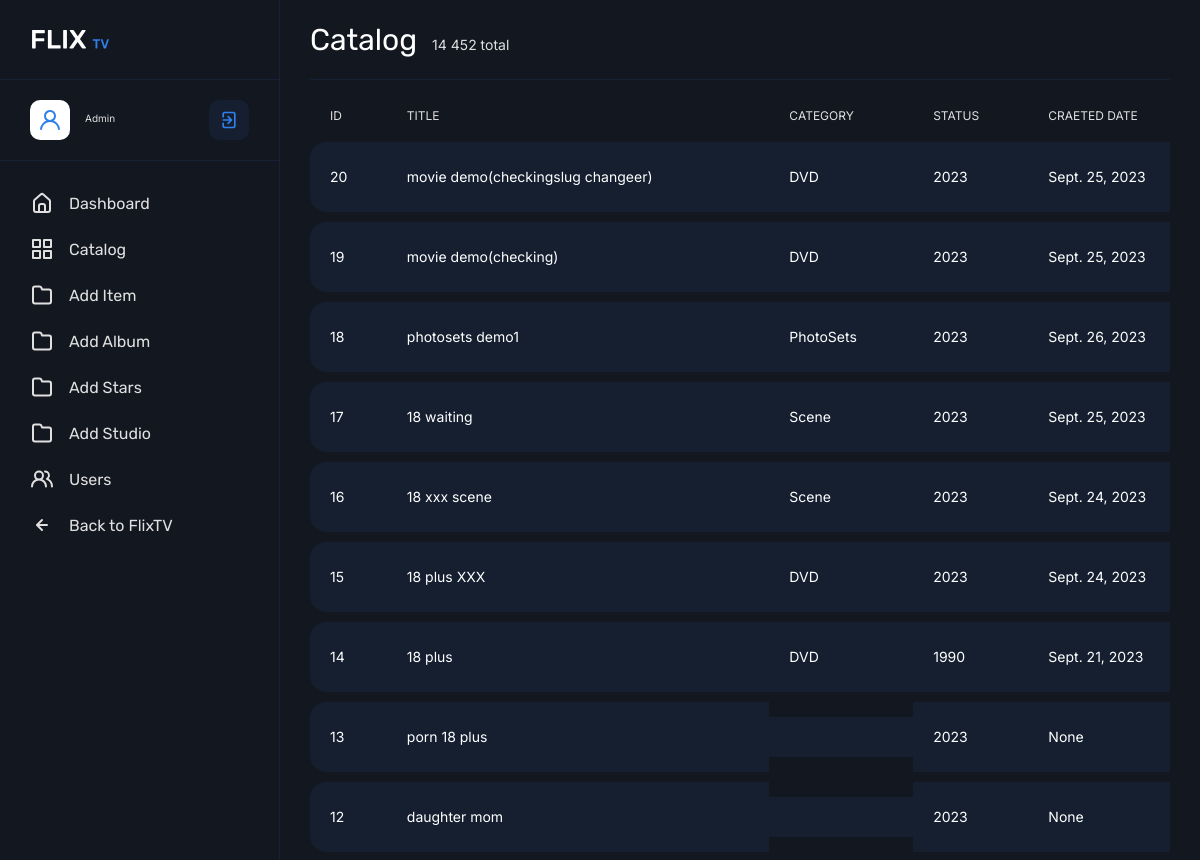
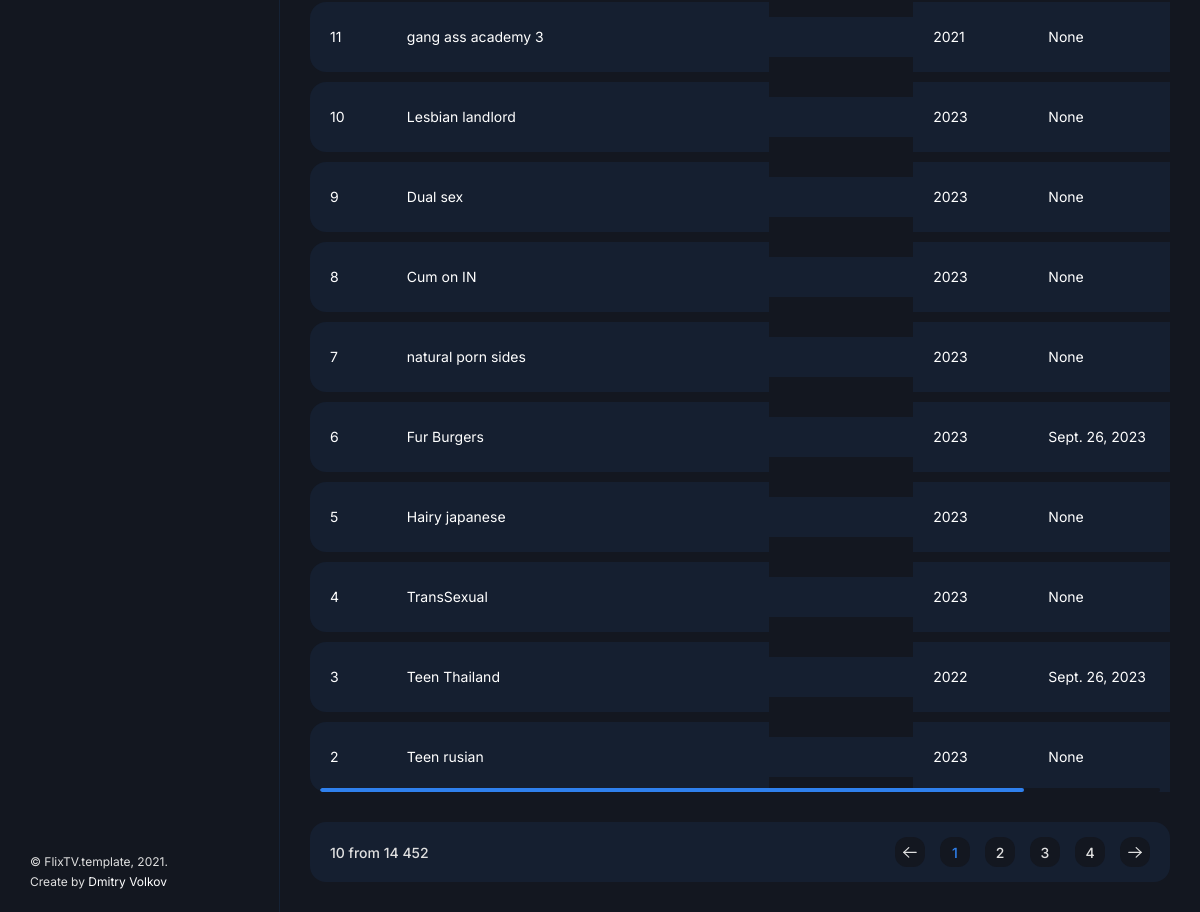
Page /adminpage/catalog/ (signed in) on the earlier database version (2 pictures, top to bottom).
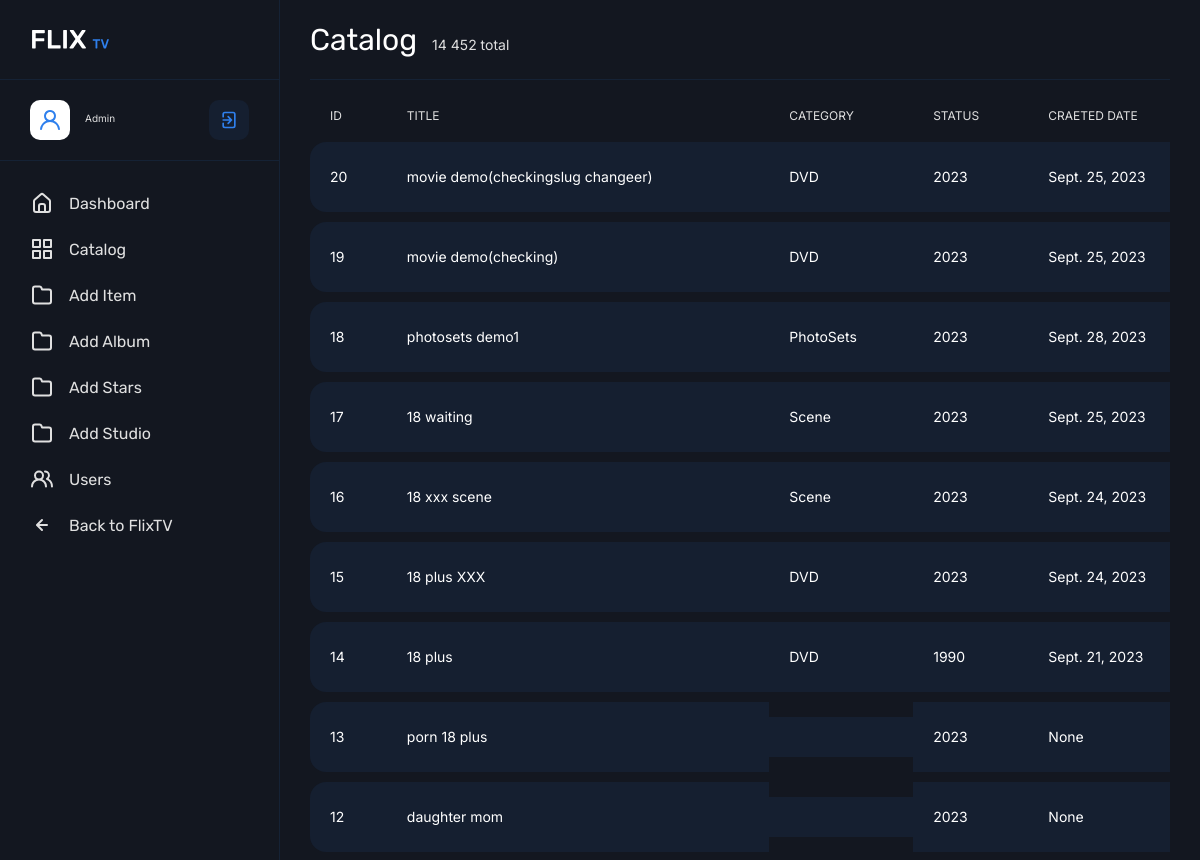
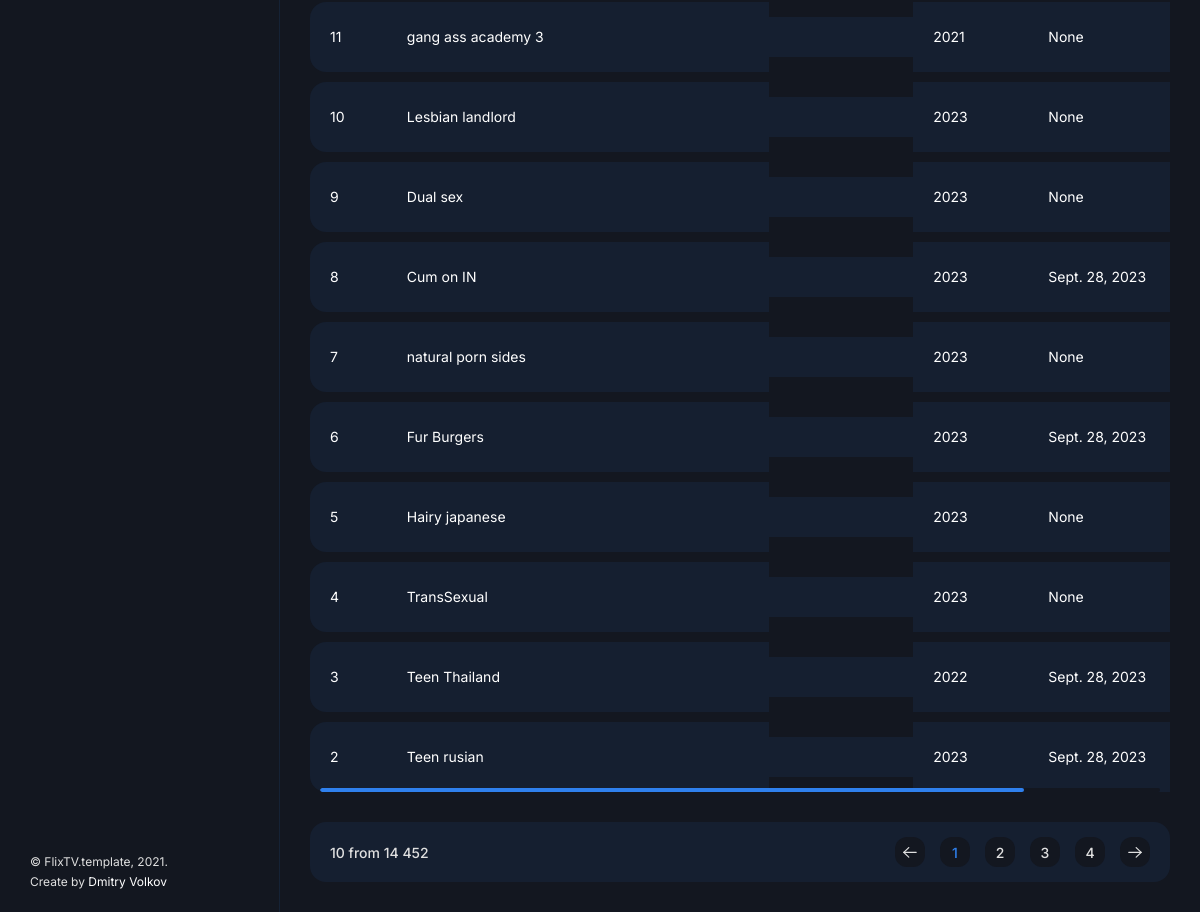
Same page on the later database version (2 pictures, top to bottom).
### indexapp/models.py (models this page shows, shortened)
class MovieDetail(models.Model):
    movie_name=models.CharField(max_length=100)
    year=models.IntegerField()
    stars=models.ManyToManyField(StarsModel,related_name='stars',blank=True)
    quality=models.CharField(max_length=50,default=False)
    type=models.CharField(max_length=20,blank=True)
    coverphoto=models.ImageField(upload_to='coverphoto/',null=True)
    duration=models.IntegerField(null=True,blank=True)
    short_description=models.TextField(max_length=100000)
    images=models.ManyToManyField(ImagesModel,related_name='related_images')
    trailer=models.FileField(upload_to='trailer/',blank=True,null=True)
    price=models.FloatField()
    genre=models.ManyToManyField(Category)
    studio=models.ForeignKey(StudioModel,on_delete=models.CASCADE,blank=True,null=True)
    slug=models.SlugField(unique=True,blank=False)
    link=models.URLField(unique=False,blank=True, default=False)
    created_at=models.DateField(auto_now=True,null=True)

### owner/views.py (the view)
# urls.py: path('catalog/',views.catalog,name='catalog'),
@user_passes_test(is_superadmin)
def catalog(request):
    movie_details=MovieDetail.objects.all().order_by('-id')
    context={
      'item':movie_details
    }
    return render(request,'owner/catalog.html',context)

### detailapp/context_processors.py (called while the page is built, shortened)
def counter(request):
    cart_count=0
    if 'admin' in request.path:
        return {}
    return dict(cart_count=cart_count)

### owner/views.py (called while the page is built)
def is_superadmin(user):
    return user.is_authenticated and user.is_superadmin

### templates/owner/catalog.html (shortened to what this page needs)
{% extends 'owner/base.html' %}
{% load static %}
{% block content %}
	<main class="main">
		<div class="container-fluid">
			<div class="row">
				<div class="col-12">
					<div class="main__title">
						<h2>Catalog</h2>
						<span class="main__title-stat">14 452 total</span>
					</div>
				</div>
				<div class="col-12">
					<div class="main__table-wrap">
						<table class="main__table">
							<thead>
								<tr>
									<th>ID</th>
									<th>TITLE</th>
									<th>CATEGORY</th>
									<th>STATUS</th>
									<th>CRAETED DATE</th>
								</tr>
							</thead>
							<tbody>
								<tr>
									{% for data in item %}
									<td>
										<div class="main__table-text">{{data.id}}</div>
									</td>
									<td>
										<div class="main__table-text"><a href="#">{{data.movie_name}}</a></div>
									</td>
									<td>
										<div class="main__table-text">{{data.type}}</div>
									</td>
									<td>
										<div class="main__table-text">{{data.year}}</div>
									</td>
									<td>
										<div class="main__table-text">{{data.created_at}}</div>
									</td>
								</tr>
								{% endfor %}
															</tbody>
						</table>
					</div>
				</div>
				<div class="col-12">
					<div class="paginator">
						<span class="paginator__pages">10 from 14 452</span>
						<ul class="paginator__paginator">
							<li>
								<a href="#">
								</a>
							</li>
							<li class="active"><a href="#">1</a></li>
							<li><a href="#">2</a></li>
							<li><a href="#">3</a></li>
							<li><a href="#">4</a></li>
							<li>
								<a href="#">
								</a>
							</li>
						</ul>
					</div>
				</div>
			</div>
		</div>
	</main>
	{% endblock %}

### templates/owner/base.html (shortened to what this page needs)
{% load static %}
<!DOCTYPE html>
<html lang="en">
<head>
	<link rel="stylesheet" href="{% static 'css/bootstrap-reboot.min.css' %}">
	<link rel="stylesheet" href="{% static 'css/bootstrap-grid.min.css' %}">
	<link rel="stylesheet" href="{% static 'css/magnific-popup.css' %}">
	<link rel="stylesheet" href="{% static 'css/select2.min.css' %}">
	<link rel="stylesheet" href="{% static 'css/admin.css' %}">
</head>
<body>
    {% include 'owner/include/header.html' %}
    {% block content %}
    {% endblock %}
</body>
</html>

### templates/owner/include/header.html (shortened to what this page needs)
{% load static %}
	<div class="sidebar">
		<a href="{% url 'home' %}" class="sidebar__logo">
			<img src="{% static 'img/logo.svg' %}" alt="">
		</a>
		<div class="sidebar__user">
			<div class="sidebar__user-img">
				<img src="{% static 'img/user.svg' %}" alt="">
			</div>
			<div class="sidebar__user-title">
				<span>Admin</span>
			</div>
			<button class="sidebar__user-btn" type="button">
			</button>
		</div>
		<ul class="sidebar__nav">
			<li class="sidebar__nav-item">
				<a href="{% url 'dashboard' %}" class="sidebar__nav-link sidebar__{{ dashboard }}"> <span>Dashboard</span></a>
			</li>
			<li class="sidebar__nav-item">
				<a href="{% url 'catalog' %}" class="sidebar__nav-link"> <span>Catalog</span></a>
			</li>
			<li class="sidebar__nav-item">
				<a class="sidebar__nav-link" href="{% url 'add_item' %}"   ><svg xmlns="http://www.w3.org/2000/svg" viewBox="0 0 24 24"><path d="M19,5.5H12.72l-.32-1a3,3,0,0,0-2.84-2H5a3,3,0,0,0-3,3v13a3,3,0,0,0,3,3H19a3,3,0,0,0,3-3V8.5A3,3,0,0,0,19,5.5Zm1,13a1,1,0,0,1-1,1H5a1,1,0,0,1-1-1V5.5a1,1,0,0,1,1-1H9.56a1,1,0,0,1,.95.68l.54,1.64A1,1,0,0,0,12,7.5h7a1,1,0,0,1,1,1Z"/></svg> <span>Add Item</span> </a>
					</li>
					<li class="sidebar__nav-item">
						<a class="sidebar__nav-link" href="{% url 'add_album' %}"   ><svg xmlns="http://www.w3.org/2000/svg" viewBox="0 0 24 24"><path d="M19,5.5H12.72l-.32-1a3,3,0,0,0-2.84-2H5a3,3,0,0,0-3,3v13a3,3,0,0,0,3,3H19a3,3,0,0,0,3-3V8.5A3,3,0,0,0,19,5.5Zm1,13a1,1,0,0,1-1,1H5a1,1,0,0,1-1-1V5.5a1,1,0,0,1,1-1H9.56a1,1,0,0,1,.95.68l.54,1.64A1,1,0,0,0,12,7.5h7a1,1,0,0,1,1,1Z"/></svg> <span>Add Album</span> </a>
							</li>
					<li class="sidebar__nav-item">
						<a class="sidebar__nav-link" href="{% url 'add_stars' %}"   ><svg xmlns="http://www.w3.org/2000/svg" viewBox="0 0 24 24"><path d="M19,5.5H12.72l-.32-1a3,3,0,0,0-2.84-2H5a3,3,0,0,0-3,3v13a3,3,0,0,0,3,3H19a3,3,0,0,0,3-3V8.5A3,3,0,0,0,19,5.5Zm1,13a1,1,0,0,1-1,1H5a1,1,0,0,1-1-1V5.5a1,1,0,0,1,1-1H9.56a1,1,0,0,1,.95.68l.54,1.64A1,1,0,0,0,12,7.5h7a1,1,0,0,1,1,1Z"/></svg> <span>Add Stars </a>
							</li>
					<li class="sidebar__nav-item">
						<a class="sidebar__nav-link" href="{% url 'add_studio' %}"   ><svg xmlns="http://www.w3.org/2000/svg" viewBox="0 0 24 24"><path d="M19,5.5H12.72l-.32-1a3,3,0,0,0-2.84-2H5a3,3,0,0,0-3,3v13a3,3,0,0,0,3,3H19a3,3,0,0,0,3-3V8.5A3,3,0,0,0,19,5.5Zm1,13a1,1,0,0,1-1,1H5a1,1,0,0,1-1-1V5.5a1,1,0,0,1,1-1H9.56a1,1,0,0,1,.95.68l.54,1.64A1,1,0,0,0,12,7.5h7a1,1,0,0,1,1,1Z"/></svg> <span>Add Studio</span> </a>
							</li>
			<li class="sidebar__nav-item">
				<a href="{% url 'user_list' %}" class="sidebar__nav-link"> <span>Users</span></a>
			</li>
			<li class="sidebar__nav-item">
				<a href="{% url 'home' %}" class="sidebar__nav-link"><svg xmlns="http://www.w3.org/2000/svg" viewBox="0 0 24 24"><path d="M17,11H9.41l3.3-3.29a1,1,0,1,0-1.42-1.42l-5,5a1,1,0,0,0-.21.33,1,1,0,0,0,0,.76,1,1,0,0,0,.21.33l5,5a1,1,0,0,0,1.42,0,1,1,0,0,0,0-1.42L9.41,13H17a1,1,0,0,0,0-2Z"/></svg> <span>Back to FlixTV</span></a>
			</li>
		</ul>
		<div class="sidebar__copyright">© FlixTV.template, 2021. <br>Create by <a href="https://themeforest.net/user/dmitryvolkov/portfolio" target="_blank">Dmitry Volkov</a></div>
	</div>

Differences in the rows shown:
changed MovieDetail "photosets demo1": created_at "Sept. 26, 2023" → "Sept. 28, 2023"
changed MovieDetail "Cum on IN": created_at "None" → "Sept. 28, 2023"
changed MovieDetail "Fur Burgers": created_at "Sept. 26, 2023" → "Sept. 28, 2023"
changed MovieDetail "Teen Thailand": created_at "Sept. 26, 2023" → "Sept. 28, 2023"
changed MovieDetail "Teen rusian": created_at "None" → "Sept. 28, 2023"
